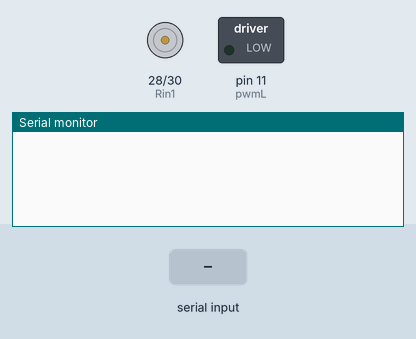
Recording of a sketch running on a simulated Arduino Mega 2560, built with avr-gcc and run on an emulated ATmega2560. Shown: motor-driver pin pairs drawn as motors (green arrow = first pin HIGH = forward, orange = second pin HIGH = backward, longer = more drive, scaled by the enable pin), switched loads named in the sketch (green lamp = pin HIGH), the last lines printed to the serial monitor. Inputs (shaded band) come from the test bench. Pins used as bus, display or sensor lines are not drawn.

Above: at 1.2 s.
1.3 s: "F\n" received over the second serial link
At 2.5 s:
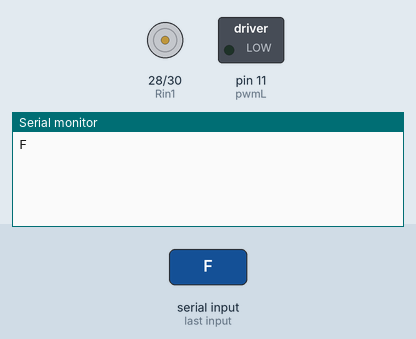
2.8 s: "B\n" received over the second serial link
At 3.9 s:
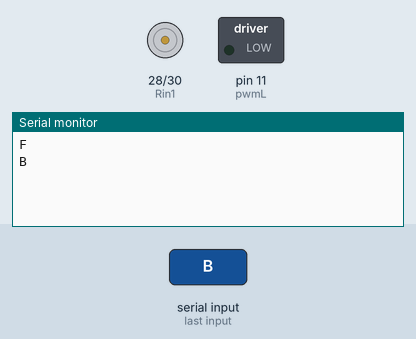
4.3 s: "L\n" received over the second serial link
At 5.0 s:
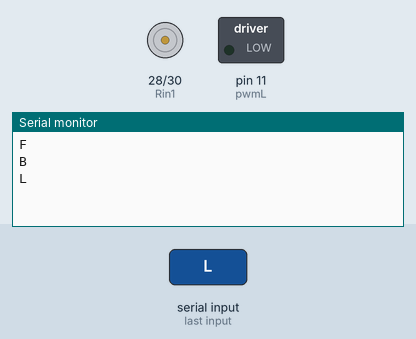

Measured:
- after the input at 1.3 s, the serial monitor: prints a new line at once (image 1)
- after the input at 2.8 s, the serial monitor: prints a new line at once (image 2)
- after the input at 4.3 s, the serial monitor: prints a new line at once (image 3)

The sketch:

wirelessCommand.ino
```cpp
#include <SoftwareSerial.h>

// Left motor
int Lin1 = 32;
int Lin2 = 34;
int pwmL = 11;

// Right motor
int Rin1 = 28;
int Rin2 = 30;
int pwmR = 10;

#define TX 52
#define RX 50
uint8_t a = 0;
SoftwareSerial myserial(TX, RX);

void setup() {
  Serial.begin(9600);
  myserial.begin(9600);
  pinMode(Lin1, OUTPUT);
  pinMode(Lin2, OUTPUT);
  pinMode(pwmL, OUTPUT);
  pinMode(Rin1, OUTPUT);
  pinMode(Rin2, OUTPUT);
  pinMode(pwmR, OUTPUT);
}

void loop() {
  if (myserial.available() > 0) {
    char data = myserial.read();
    Serial.print(data);
    Serial.print("\n");

    switch (data) {
      case 'F': avancer(a); break;
      case 'B': reculer(a); break;
      case 'L': gauche(a); break;
      case 'R': droite(a); break;
      case '0': change(50); break;
      case '1': change(75); break;
      case '2': change(100); break;
      case '3': change(120); break;
      case '4': change(140); break;
      case '5': change(160); break;
      case '6': change(180); break;
      case '7': change(200); break;
      case '8': change(220); break;
      case '9': change(240); break;
      case 'q': change(255); break;
      default: stopp(); break;
    }
  }
}

void change(uint8_t x) {
  a = x;
}

void reculer(uint8_t val) {
  digitalWrite(Lin1, LOW);
  digitalWrite(Lin2, HIGH);
  analogWrite(pwmL, val);
  digitalWrite(Rin1, LOW);
  digitalWrite(Rin2, HIGH);
  analogWrite(pwmR, val);
}

void avancer(uint8_t val) {
  digitalWrite(Lin1, HIGH);
  digitalWrite(Lin2, LOW);
  analogWrite(pwmL, val);
  digitalWrite(Rin1, HIGH);
  digitalWrite(Rin2, LOW);
  analogWrite(pwmR, val);
}

void gauche(uint8_t val) {
  digitalWrite(Lin1, LOW);
  digitalWrite(Lin2, HIGH);
  analogWrite(pwmL, val);
  digitalWrite(Rin1, HIGH);
  digitalWrite(Rin2, LOW);
  analogWrite(pwmR, val);
}

void droite(uint8_t val) {
  digitalWrite(Lin1, HIGH);
  digitalWrite(Lin2, LOW);
  analogWrite(pwmL, val);
  digitalWrite(Rin1, LOW);
  digitalWrite(Rin2, HIGH);
  analogWrite(pwmR, val);
}

void stopp() {
  digitalWrite(Lin1, LOW);
  digitalWrite(Lin2, LOW);
  analogWrite(pwmL, 0);
  digitalWrite(Rin1, LOW);
  digitalWrite(Rin2, LOW);
  analogWrite(pwmR, 0);
}
```
